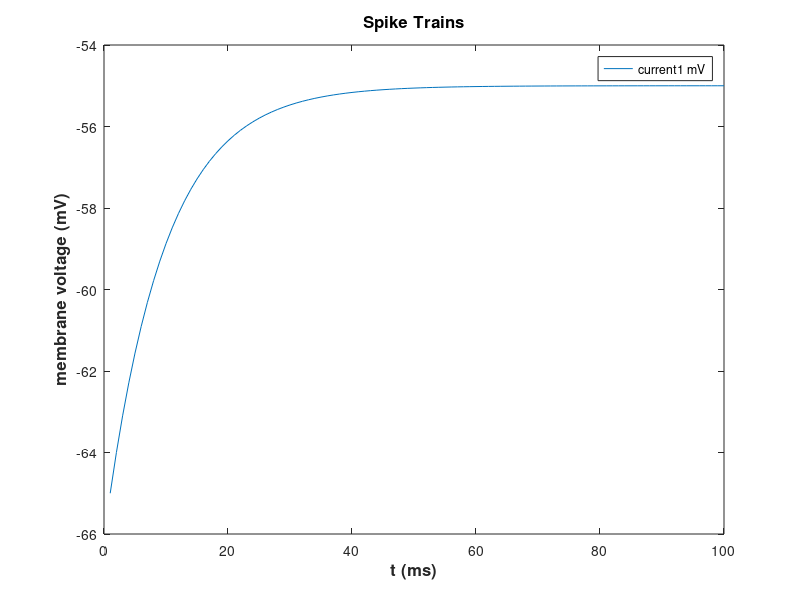
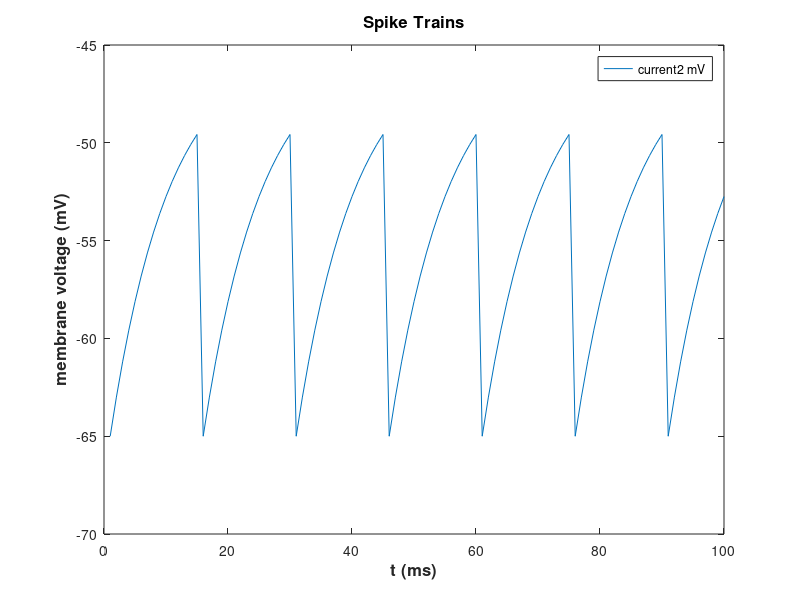
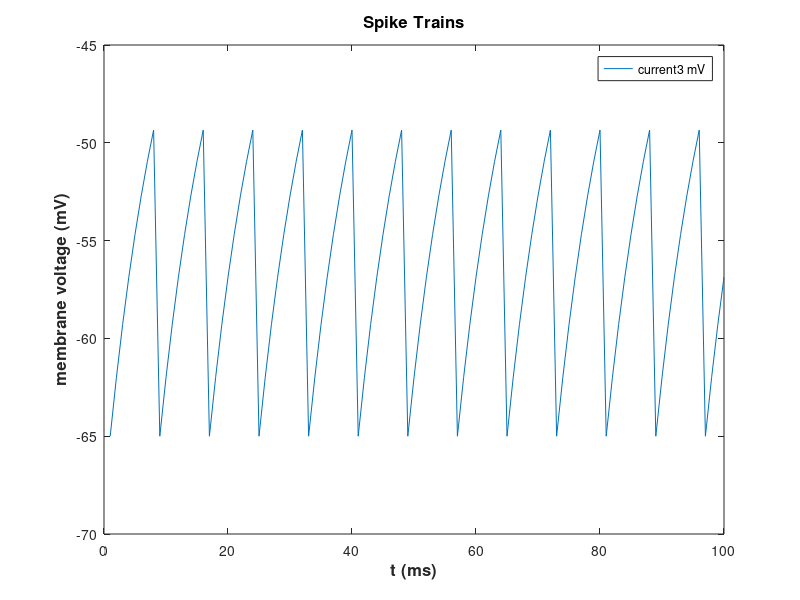
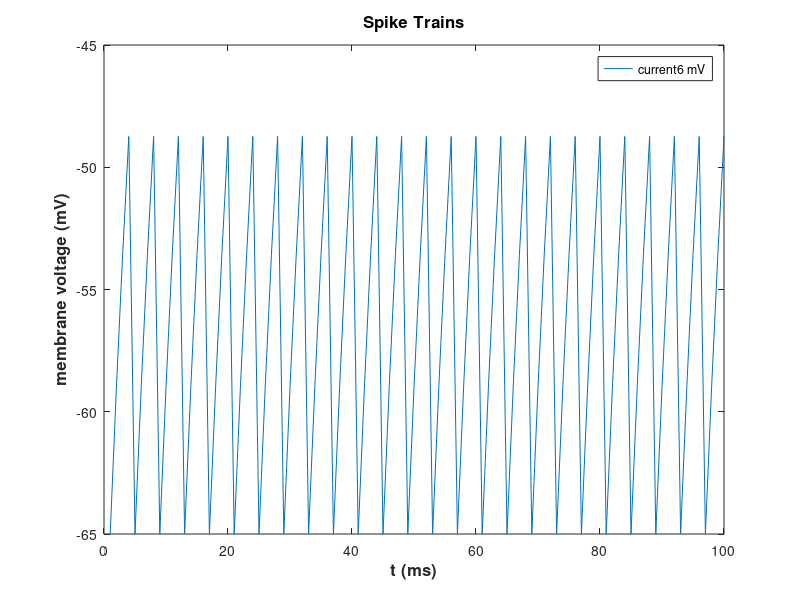

Write the MATLAB code that produced these figures, in order.
%% HOMEWORK 2 
%% Integrate and Fire Neuron 
% V(t+1) = V(t) + (1/Tm)*(El - V(t) + Rm* Ie)

clear all
close all
clc

t = [1:1000]; % ms 
Vreset = -65; % mV
V0= -65; % mV initial condition 
Vth = -50; % THRESHOLD in mV
El = -65; % mV
Tm = 10; % ms
Rm = 10; 
V = NaN(length(t)+1,1); % membrane potential mV 
spikes = NaN(length(t),1);

Ie =[ 1;2;3;6;10];  % array of injected current 
V(1) = -65; % initialized at -65 mV

for ie = 1:length(Ie) 
    
for i = 1:length(t) 
    if V(i) > -50
        V(i+1) = Vreset;
        spikes(i)=1; 
    else
   V(i+1) = V(i)+ ( (1/Tm)*( El - V(i) + Rm * Ie(ie)  )); 
   spikes(i)=0;
    end  
end
spikecount(ie) = sum(nonzeros(spikes)) % frequency: numb of times it spiked 

figure
plot(t(1:100),V(1:100));
title('Spike Trains','FontSize',12,'FontWeight','bold')
xlabel('t (ms)','FontSize',12,'FontWeight','bold') 
ylabel('membrane voltage (mV)','FontSize',12,'FontWeight','bold') 
legend( strcat('current ', num2str(Ie(ie)), ' mV' ) ,'Location','NorthEast');

end

figure 
plot(Ie, spikecount)
title('FL plot','FontSize',12,'FontWeight','bold')
xlabel('Current','FontSize',12,'FontWeight','bold') 
ylabel('Frequency','FontSize',12,'FontWeight','bold') 


%% Izhikevich Neurons
% Class 1 Excitable 

clear all
close all
clc


I =[ 1;20;30;60;100];    % I current injection
t = [1:1:500]'; % ms 

v = NaN(length(t)+1,1); % membrane potential mV 
u = NaN(length(t)+1,1);
spikes = NaN(length(t),1);
v(1) =-70;
u(1) =-20;

% class 1 Excitable 
a= 0.02; % a recovery time constasnt
b= -0.1; % b<0 amplifying; b>0 resonating
c=-55; % c spike reset
d= 6; % d outward minus inward currents activated by the spike

figure

for ie = 1:length(I)    
for i = 1:length(t) 
    if v(i) >= 30
       v(i+1)= c;
       u(i+1)= u(i)+d;
       spikes(i)=1; 
    else
       v(i+1) = v(i) + ( 0.04*v(i)^2 + 5*v(i) + 140 - u(i) + I(ie) ); % v membrane potential
       u(i+1) = u(i) + a*( b*v(i) - u(i) ); % u recovery variable
       spikes(i)=0;
    end  
end
spikecount(ie) = sum(nonzeros(spikes)) % frequency: numb of times it spiked 

title('Spike Trains for Class 1 Excitable','FontSize',12,'FontWeight','bold')
xlabel('t (ms)','FontSize',12,'FontWeight','bold') 
ylabel('membrane voltage (mV)','FontSize',12,'FontWeight','bold') 

subplot(length(I),1,ie)
plot(t(1:100),v(1:100));
legend( strcat('current ', num2str(I(ie)), ' mV' ) ,'Location','NorthEast');
end

figure 
plot(I, spikecount)
title('FL plot for Class 1 Excitable','FontSize',12,'FontWeight','bold')
xlabel('Current','FontSize',12,'FontWeight','bold') 
ylabel('Frequency','FontSize',12,'FontWeight','bold') 


%% Class 2 Excitable
clear all
close all
clc
% class 2 Excitable 
a= 0.2;% a recovery time constasnt
b= 0.26;% b<0 amplifying; b>0 resonating
c= -65; % c spike reset
d= 0;% d outward minus inward currents activated by the spike

I =[ 1;20;30;60;100];    % I current injection
t = [1:1:500]'; % ms 

v = NaN(length(t)+1,1); % membrane potential mV 
u = NaN(length(t)+1,1);
spikes = NaN(length(t),1);
v(1) =-70;
u(1) =-20;

figure

for ie = 1:length(I)    
for i = 1:length(t) 
    if v(i) >= 30
       v(i+1)= c;
       u(i+1)= u(i)+d;
       spikes(i)=1; 
    else
       v(i+1) = v(i) + ( 0.04*v(i)^2 + 5*v(i) + 140 - u(i) + I(ie) ); % v membrane potential
       u(i+1) = u(i) + a*( b*v(i) - u(i) ); % u recovery variable
       spikes(i)=0;
    end  
end
spikecount(ie) = sum(nonzeros(spikes)) % frequency: numb of times it spiked 

title('Spike Trains for Class 2 Excitable','FontSize',12,'FontWeight','bold')
xlabel('t (ms)','FontSize',12,'FontWeight','bold') 
ylabel('membrane voltage (mV)','FontSize',12,'FontWeight','bold') 

subplot(length(I),1,ie)
plot(t(1:100),v(1:100));
legend( strcat('current ', num2str(I(ie)), ' mV' ) ,'Location','NorthEast');
end

figure 
plot(I, spikecount)
title('FL plot for Class 2 Excitable','FontSize',12,'FontWeight','bold')
xlabel('Current','FontSize',12,'FontWeight','bold') 
ylabel('Frequency','FontSize',12,'FontWeight','bold') 

%% Regular spiking neuron 
clear all
close all
clc

a= 0.02;
b= 0.2;
c= -65;
d= 8;

I =[ 1;20;30;60;100];    % I current injection
t = [1:1:500]'; % ms 

v = NaN(length(t)+1,1); % membrane potential mV 
u = NaN(length(t)+1,1);
spikes = NaN(length(t),1);
v(1) =-70;
u(1) =-20;

figure

for ie = 1:length(I)    
for i = 1:length(t) 
    if v(i) >= 30
       v(i+1)= c;
       u(i+1)= u(i)+d;
       spikes(i)=1; 
    else
       v(i+1) = v(i) + ( 0.04*v(i)^2 + 5*v(i) + 140 - u(i) + I(ie) ); % v membrane potential
       u(i+1) = u(i) + a*( b*v(i) - u(i) ); % u recovery variable
       spikes(i)=0;
    end  
end
spikecount(ie) = sum(nonzeros(spikes)) % frequency: numb of times it spiked 

title('Spike Trains for Regular spiking neuron','FontSize',12,'FontWeight','bold')
xlabel('t (ms)','FontSize',12,'FontWeight','bold') 
ylabel('membrane voltage (mV)','FontSize',12,'FontWeight','bold') 

subplot(length(I),1,ie)
plot(t(1:100),v(1:100));
legend( strcat('current ', num2str(I(ie)), ' mV' ) ,'Location','NorthEast');
end

figure 
plot(I, spikecount)
title('FL plot for Regular spiking neuron','FontSize',12,'FontWeight','bold')
xlabel('Current','FontSize',12,'FontWeight','bold') 
ylabel('Frequency','FontSize',12,'FontWeight','bold') 









